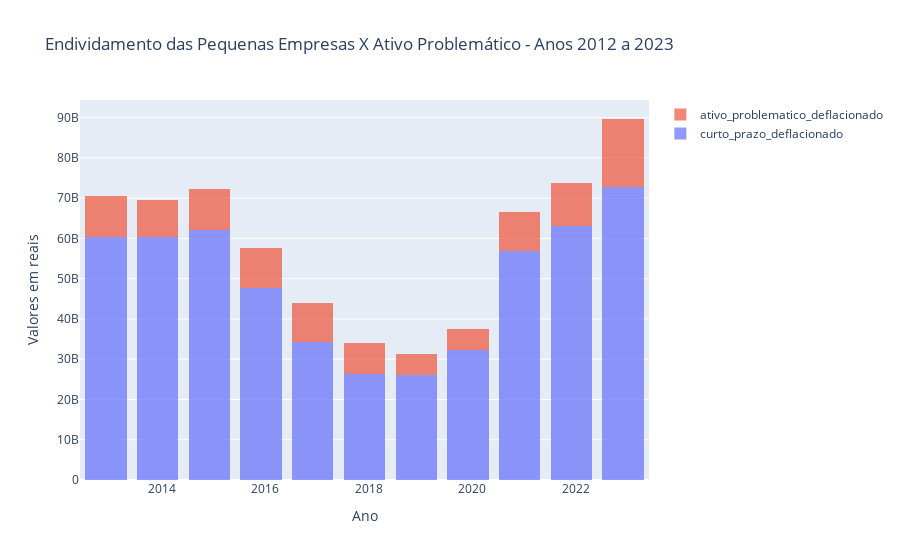

This figure's notebook cell:
### Code cell
import plotly.graph_objects as go

# Criar a figura
fig = go.Figure()

# Adicionar as barras empilhadas
fig.add_trace(go.Bar(x=df_total_pequeno['data_base'], y=df_total_pequeno['curto_prazo_deflacionado'], name='curto_prazo_deflacionado'))
fig.add_trace(go.Bar(x=df_total_pequeno['data_base'], y=df_total_pequeno['ativo_problematico_deflacionado'], name='ativo_problematico_deflacionado'))

# Atualizar as configurações das barras para empilhamento
fig.update_traces(marker_line_width=0, opacity=0.7)

# Configurar o layout do gráfico
fig.update_layout(barmode='stack', xaxis_title='Ano', yaxis_title='Valores em reais', title='Endividamento das Pequenas Empresas X Ativo Problemático - Anos 2012 a 2023')

# Mostrar o gráfico
fig.show()

### Figure 1 — Plotly figure (JSON) as saved in the notebook; plotly's stock layout.template omitted (floating-point values rounded to 4 significant figures)
{"data": [{"marker": {"line": {"width": 0}}, "name": "curto_prazo_deflacionado", "opacity": 0.7, "type": "bar", "x": ["2012-12-01T00:00:00", "2013-12-01T00:00:00", "2014-12-01T00:00:00", "2015-12-01T00:00:00", "2016-12-01T00:00:00", "2017-12-01T00:00:00", "2018-12-01T00:00:00", "2019-12-01T00:00:00", "2020-12-01T00:00:00", "2021-12-01T00:00:00", "2022-12-01T00:00:00"], "y": [60250000000.0, 60470000000.0, 62170000000.0, 47670000000.0, 34340000000.0, 26400000000.0, 26140000000.0, 32270000000.0, 56950000000.0, 63070000000.0, 72820000000.0]}, {"marker": {"line": {"width": 0}}, "name": "ativo_problematico_deflacionado", "opacity": 0.7, "type": "bar", "x": ["2012-12-01T00:00:00", "2013-12-01T00:00:00", "2014-12-01T00:00:00", "2015-12-01T00:00:00", "2016-12-01T00:00:00", "2017-12-01T00:00:00", "2018-12-01T00:00:00", "2019-12-01T00:00:00", "2020-12-01T00:00:00", "2021-12-01T00:00:00", "2022-12-01T00:00:00"], "y": [10270000000.0, 9184000000.0, 10060000000.0, 10060000000.0, 9605000000.0, 7680000000.0, 5260000000.0, 5203000000.0, 9634000000.0, 10740000000.0, 16850000000.0]}], "layout": {"autosize": true, "barmode": "stack", "title": {"text": "Endividamento das Pequenas Empresas X Ativo Problemático - Anos 2012 a 2023"}, "xaxis": {"autorange": true, "range": ["2012-06-01 12:00", "2023-06-01 12:00"], "title": {"text": "Ano"}, "type": "date"}, "yaxis": {"autorange": true, "range": [0, 94390000000.0], "title": {"text": "Valores em reais"}, "type": "linear"}}}
